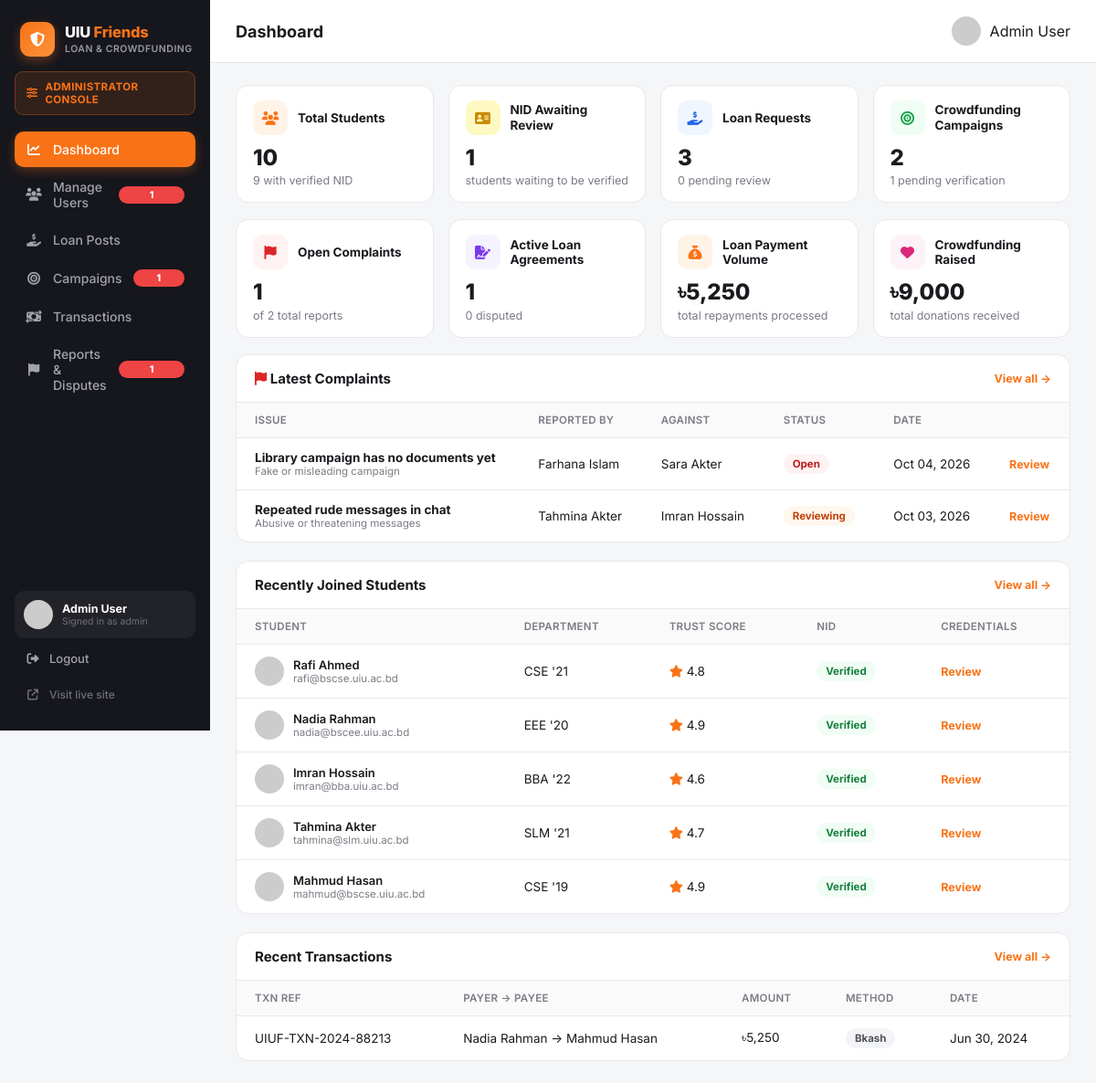
Screenshot of /admin/dashboard.php (signed in) with the database file from the repository.
### tables this page shows
CREATE TABLE users (
    id                      INT AUTO_INCREMENT PRIMARY KEY,
    full_name               VARCHAR(120)  NOT NULL,
    email                   VARCHAR(150)  NOT NULL UNIQUE,
    password_hash           VARCHAR(255)  NOT NULL,
    student_id              VARCHAR(30)   NOT NULL UNIQUE,
    department              VARCHAR(20)   NOT NULL,
    batch                   VARCHAR(10)   NOT NULL,
    phone                   VARCHAR(20)   DEFAULT NULL,
    avatar                  VARCHAR(255)  DEFAULT 'assets/img/default-avatar.svg',
    role                    ENUM('user','admin') NOT NULL DEFAULT 'user',
    trust_score             DECIMAL(3,2)  NOT NULL DEFAULT 4.00,
    uiu_id_verified         TINYINT(1)    NOT NULL DEFAULT 0,
    email_verified          TINYINT(1)    NOT NULL DEFAULT 0,
    phone_verified          TINYINT(1)    NOT NULL DEFAULT 0,
    payment_linked          TINYINT(1)    NOT NULL DEFAULT 0,
    agreement_accepted      TINYINT(1)    NOT NULL DEFAULT 0,
     
    nid_number              VARCHAR(20)   DEFAULT NULL UNIQUE,
    date_of_birth           DATE          DEFAULT NULL,
    address                 VARCHAR(255)  DEFAULT NULL,
    nid_front               VARCHAR(255)  DEFAULT NULL,
    nid_back                VARCHAR(255)  DEFAULT NULL,
    nid_status              ENUM('not_submitted','pending','verified','rejected') NOT NULL DEFAULT 'not_submitted',
    nid_reject_reason       VARCHAR(255)  DEFAULT NULL,
    nid_submitted_at        DATETIME      DEFAULT NULL,
    status                  ENUM('active','suspended') NOT NULL DEFAULT 'active',
    created_at              DATETIME      NOT NULL DEFAULT CURRENT_TIMESTAMP
);

CREATE TABLE reports (
    id                INT AUTO_INCREMENT PRIMARY KEY,
    reporter_id       INT NOT NULL,
    reported_user_id  INT DEFAULT NULL,
    category          VARCHAR(40)  NOT NULL DEFAULT 'other',
    reason            VARCHAR(255) NOT NULL,               
    details           TEXT DEFAULT NULL,                   
    related_type      ENUM('loan_post','campaign','agreement','chat','user','other') NOT NULL DEFAULT 'other',
    related_id        INT DEFAULT NULL,
    agreement_id      INT DEFAULT NULL,
    evidence_file     VARCHAR(255) DEFAULT NULL,
    status            ENUM('open','reviewing','resolved','dismissed') NOT NULL DEFAULT 'open',
    admin_note        TEXT DEFAULT NULL,                   
    created_at        DATETIME NOT NULL DEFAULT CURRENT_TIMESTAMP,
    updated_at        DATETIME DEFAULT NULL,
    FOREIGN KEY (reporter_id) REFERENCES users(id) ON DELETE CASCADE,
    FOREIGN KEY (reported_user_id) REFERENCES users(id) ON DELETE SET NULL
);

CREATE TABLE transactions (
    id                  INT AUTO_INCREMENT PRIMARY KEY,
    agreement_id        INT NOT NULL,
    installment_id      INT DEFAULT NULL,
    txn_ref             VARCHAR(40) NOT NULL UNIQUE,
    payer_id            INT NOT NULL,
    payee_id            INT NOT NULL,
    amount              DECIMAL(12,2) NOT NULL,
    gateway_fee         DECIMAL(12,2) NOT NULL DEFAULT 0,
    payment_method      ENUM('bkash','nagad','card','bank') NOT NULL,
    status              ENUM('success','pending','failed') NOT NULL DEFAULT 'success',
    created_at          DATETIME NOT NULL DEFAULT CURRENT_TIMESTAMP,
    FOREIGN KEY (agreement_id) REFERENCES agreements(id) ON DELETE CASCADE,
    FOREIGN KEY (installment_id) REFERENCES installments(id) ON DELETE SET NULL,
    FOREIGN KEY (payer_id) REFERENCES users(id) ON DELETE CASCADE,
    FOREIGN KEY (payee_id) REFERENCES users(id) ON DELETE CASCADE
);

### admin/dashboard.php (the view, shortened to what this page needs)
<?php
require_once __DIR__ . '/../includes/functions.php';
$admin = current_admin();
$active = 'dashboard.php';
$q = fn($sql) => $pdo->query($sql)->fetch()['c'];
$totalUsers      = $q("SELECT COUNT(*) c FROM users WHERE role='user'");
$nidVerified     = $q("SELECT COUNT(*) c FROM users WHERE role='user' AND nid_status='verified'");
$nidPending      = $q("SELECT COUNT(*) c FROM users WHERE role='user' AND nid_status='pending'");
$totalLoanPosts  = $q("SELECT COUNT(*) c FROM loan_posts");
$pendingLoanPosts= $q("SELECT COUNT(*) c FROM loan_posts WHERE admin_status='pending'");
$totalCampaigns  = $q("SELECT COUNT(*) c FROM campaigns");
$pendingCampaigns= $q("SELECT COUNT(*) c FROM campaigns WHERE admin_status='pending'");
$openReports     = $q("SELECT COUNT(*) c FROM reports WHERE status='open'");
$totalReports    = $q("SELECT COUNT(*) c FROM reports");
$activeAgreements= $q("SELECT COUNT(*) c FROM agreements WHERE status='active'");
$disputed        = $q("SELECT COUNT(*) c FROM agreements WHERE status='disputed'");
$totalVolume     = $pdo->query("SELECT COALESCE(SUM(amount),0) s FROM transactions")->fetch()['s'];
$totalDonations  = $pdo->query("SELECT COALESCE(SUM(amount),0) s FROM donations")->fetch()['s'];
$recentUsers = $pdo->query("SELECT * FROM users WHERE role='user' ORDER BY created_at DESC LIMIT 5")->fetchAll();
$recentTx = $pdo->query("SELECT t.*, u1.full_name payer, u2.full_name payee FROM transactions t
    JOIN users u1 ON u1.id=t.payer_id JOIN users u2 ON u2.id=t.payee_id ORDER BY t.created_at DESC LIMIT 6")->fetchAll();
$recentReports = $pdo->query("SELECT r.*, ru.full_name reporter, tu.full_name reported FROM reports r
    JOIN users ru ON ru.id=r.reporter_id LEFT JOIN users tu ON tu.id=r.reported_user_id
    ORDER BY (r.status='open') DESC, r.created_at DESC LIMIT 5")->fetchAll();
$cats = report_categories();
include __DIR__ . '/../includes/header.php';
?>
<div class="admin-shell">
  <?php include __DIR__ . '/includes/sidebar.php'; ?>
  <div class="admin-main">
    <div class="admin-topbar">
      <h1>Dashboard</h1>
      <div class="mini-user"><img src="<?= e($admin['avatar']) ?>"><span><?= e($admin['full_name']) ?></span></div>
    </div>
    <div class="admin-content">
      <div class="kpi-row">
        <a href="users.php" class="kpi-card">
          <div class="kpi-head"><div class="icon" style="background:#fff3e8;color:#f97316;"><i class="fa-solid fa-users"></i></div><div class="kpi-title">Total Students</div></div>
          <div class="num"><?= $totalUsers ?></div>
          <div class="lbl"><?= $nidVerified ?> with verified NID</div>
        </a>
        <a href="users.php?nid=pending" class="kpi-card">
          <div class="kpi-head"><div class="icon" style="background:#fef9c3;color:#ca8a04;"><i class="fa-solid fa-address-card"></i></div><div class="kpi-title">NID Awaiting Review</div></div>
          <div class="num"><?= $nidPending ?></div>
          <div class="lbl">students waiting to be verified</div>
        </a>
        <a href="loan_posts.php" class="kpi-card">
          <div class="kpi-head"><div class="icon" style="background:#eff6ff;color:#2563eb;"><i class="fa-solid fa-hand-holding-dollar"></i></div><div class="kpi-title">Loan Requests</div></div>
          <div class="num"><?= $totalLoanPosts ?></div>
          <div class="lbl"><?= $pendingLoanPosts ?> pending review</div>
        </a>
        <a href="campaigns.php" class="kpi-card">
          <div class="kpi-head"><div class="icon" style="background:#f0fdf4;color:#16a34a;"><i class="fa-solid fa-bullseye"></i></div><div class="kpi-title">Crowdfunding Campaigns</div></div>
          <div class="num"><?= $totalCampaigns ?></div>
          <div class="lbl"><?= $pendingCampaigns ?> pending verification</div>
        </a>
      </div>
      <div class="kpi-row">
        <a href="reports.php" class="kpi-card">
          <div class="kpi-head"><div class="icon" style="background:#fef2f2;color:#dc2626;"><i class="fa-solid fa-flag"></i></div><div class="kpi-title">Open Complaints</div></div>
          <div class="num"><?= $openReports ?></div>
          <div class="lbl">of <?= $totalReports ?> total reports</div>
        </a>
        <a href="reports.php" class="kpi-card">
          <div class="kpi-head"><div class="icon" style="background:#f5f3ff;color:#7c3aed;"><i class="fa-solid fa-file-signature"></i></div><div class="kpi-title">Active Loan Agreements</div></div>
          <div class="num"><?= $activeAgreements ?></div>
          <div class="lbl"><?= $disputed ?> disputed</div>
        </a>
        <a href="transactions.php" class="kpi-card">
          <div class="kpi-head"><div class="icon" style="background:#fff3e8;color:#f97316;"><i class="fa-solid fa-sack-dollar"></i></div><div class="kpi-title">Loan Payment Volume</div></div>
          <div class="num"><?= taka($totalVolume) ?></div>
          <div class="lbl">total repayments processed</div>
        </a>
        <a href="transactions.php" class="kpi-card">
          <div class="kpi-head"><div class="icon" style="background:#fdf2f8;color:#db2777;"><i class="fa-solid fa-heart"></i></div><div class="kpi-title">Crowdfunding Raised</div></div>
          <div class="num"><?= taka($totalDonations) ?></div>
          <div class="lbl">total donations received</div>
        </a>
      </div>
      <div class="admin-table-card" style="margin-bottom:20px;">
        <div class="head"><h3><i class="fa-solid fa-flag" style="color:#dc2626;"></i> Latest Complaints</h3><a href="reports.php" class="link-btn">View all →</a></div>
        <table class="admin-table">
          <tr><th>Issue</th><th>Reported by</th><th>Against</th><th>Status</th><th>Date</th><th></th></tr>
          <?php foreach ($recentReports as $r): ?>
          <tr>
            <td><strong><?= e($r['reason']) ?></strong><div style="font-size:11.5px;color:var(--text-muted);"><?= e($cats[$r['category']] ?? $r['category']) ?></div></td>
            <td><?= e($r['reporter']) ?></td>
            <td><?= $r['reported'] ? e($r['reported']) : '—' ?></td>
            <td><?= report_status_pill($r['status']) ?></td>
            <td><?= date('M d, Y', strtotime($r['created_at'])) ?></td>
            <td><a href="view_report.php?id=<?= $r['id'] ?>" class="link-btn">Review</a></td>
          </tr>
          <?php endforeach; ?>
        </table>
      </div>
      <div class="admin-table-card" style="margin-bottom:20px;">
        <div class="head"><h3>Recently Joined Students</h3><a href="users.php" class="link-btn">View all →</a></div>
        <table class="admin-table">
          <tr><th>Student</th><th>Department</th><th>Trust Score</th><th>NID</th><th>Credentials</th></tr>
          <?php foreach ($recentUsers as $ru): ?>
          <tr>
            <td><a href="view_user.php?id=<?= $ru['id'] ?>"><div class="mini-user"><img src="<?= e($ru['avatar']) ?>"><div><div class="n"><?= e($ru['full_name']) ?></div><div class="s"><?= e($ru['email']) ?></div></div></div></a></td>
            <td><?= e($ru['department']) ?> '<?= substr($ru['batch'],-2) ?></td>
            <td><i class="fa-solid fa-star" style="color:#f97316;"></i> <?= number_format($ru['trust_score'],1) ?></td>
            <td><?= nid_status_pill($ru['nid_status']) ?></td>
            <td><a href="view_user.php?id=<?= $ru['id'] ?>" class="link-btn">Review</a></td>
          </tr>
          <?php endforeach; ?>
        </table>
      </div>
      <div class="admin-table-card">
        <div class="head"><h3>Recent Transactions</h3><a href="transactions.php" class="link-btn">View all →</a></div>
        <table class="admin-table">
          <tr><th>Txn Ref</th><th>Payer → Payee</th><th>Amount</th><th>Method</th><th>Date</th></tr>
          <?php foreach ($recentTx as $t): ?>
          <tr>
            <td><?= e($t['txn_ref']) ?></td>
            <td><?= e($t['payer']) ?> → <?= e($t['payee']) ?></td>
            <td><?= taka($t['amount']) ?></td>
            <td><span class="pill pill-gray"><?= ucfirst($t['payment_method']) ?></span></td>
            <td><?= date('M d, Y', strtotime($t['created_at'])) ?></td>
          </tr>
          <?php endforeach; ?>
        </table>
      </div>
    </div>
  </div>
</div>
</body>
</html>

### admin/includes/sidebar.php (shortened to what this page needs)
<?php
global $pdo;
$navPendingPosts = (int)$pdo->query("SELECT COUNT(*) c FROM loan_posts WHERE admin_status='pending'")->fetch()['c'];
$navPendingCamps = (int)$pdo->query("SELECT COUNT(*) c FROM campaigns WHERE admin_status='pending'")->fetch()['c'];
$navUnverified   = (int)$pdo->query("SELECT COUNT(*) c FROM users WHERE role='user' AND nid_status='pending'")->fetch()['c'];
$navOpenReports  = (int)$pdo->query("SELECT COUNT(*) c FROM reports WHERE status='open'")->fetch()['c'];
$nav = [
    'dashboard.php'    => ['icon' => 'fa-chart-line',         'label' => 'Dashboard',          'badge' => 0],
    'users.php'        => ['icon' => 'fa-users',              'label' => 'Manage Users',       'badge' => $navUnverified],
    'loan_posts.php'   => ['icon' => 'fa-hand-holding-dollar','label' => 'Loan Posts',         'badge' => $navPendingPosts],
    'campaigns.php'    => ['icon' => 'fa-bullseye',           'label' => 'Campaigns',          'badge' => $navPendingCamps],
    'transactions.php' => ['icon' => 'fa-money-bill-transfer','label' => 'Transactions',       'badge' => 0],
    'reports.php'      => ['icon' => 'fa-flag',               'label' => 'Reports & Disputes', 'badge' => $navOpenReports],
];
?>
<aside class="admin-sidebar">
  <a href="dashboard.php" class="admin-brand">
    <div class="admin-brand-mark"><i class="fa-solid fa-shield-halved"></i></div>
    <div class="admin-brand-text">
      <div class="admin-brand-name">UIU <span>Friends</span></div>
      <div class="admin-brand-sub">Loan &amp; Crowdfunding</div>
    </div>
  </a>
  <div class="admin-console-badge">
    <i class="fa-solid fa-sliders"></i>
    <span>Administrator Console</span>
  </div>
  <nav class="admin-nav">
    <?php foreach ($nav as $file => $item): ?>
      <a href="<?= $file ?>" class="<?= $active === $file ? 'active' : '' ?>">
        <i class="fa-solid <?= $item['icon'] ?>"></i>
        <span><?= $item['label'] ?></span>
        <?php if ($item['badge'] > 0): ?>
          <span class="admin-nav-badge"><?= $item['badge'] ?></span>
        <?php endif; ?>
      </a>
    <?php endforeach; ?>
  </nav>
  <div class="admin-userbox">
    <img src="<?= e($admin['avatar'] ?? '../assets/img/default-avatar.svg') ?>" alt="">
    <div class="admin-userbox-text">
      <div class="n"><?= e($admin['full_name'] ?? 'Administrator') ?></div>
      <div class="s">Signed in as admin</div>
    </div>
  </div>
  <a href="logout.php" class="admin-logout"><i class="fa-solid fa-right-from-bracket"></i> Logout</a>
  <a href="../home.php" target="_blank" class="admin-visit"><i class="fa-solid fa-arrow-up-right-from-square"></i> Visit live site</a>
</aside>

### includes/functions.php (shortened to what this page needs)
<?php
require_once __DIR__ . '/../config/db.php';
function current_admin(): ?array {
    global $pdo;
    $stmt = $pdo->prepare("SELECT * FROM users WHERE id = ? AND role = 'admin'");
    $stmt->execute([$_SESSION['admin_id']]);
    return $stmt->fetch() ?: null;
}
function e(?string $str): string {
    return htmlspecialchars($str ?? '', ENT_QUOTES, 'UTF-8');
}
function taka(float $amount): string {
    return '৳' . number_format($amount, $amount == floor($amount) ? 0 : 2);
}
function nid_status_label(string $status): string {
    return [
        'not_submitted' => 'Not submitted',
        'pending'       => 'Under review',
        'verified'      => 'Verified',
        'rejected'      => 'Rejected',
    ][$status] ?? $status;
}
function nid_status_pill(string $status): string {
    $cls = ['verified' => 'pill-green', 'pending' => 'pill-orange', 'rejected' => 'pill-red', 'not_submitted' => 'pill-gray'][$status] ?? 'pill-gray';
    return '<span class="pill ' . $cls . '">' . e(nid_status_label($status)) . '</span>';
}
function report_categories(): array {
    return [
        'fraud'          => 'Fraud / Scam',
        'not_repaying'   => 'Borrower not repaying / ran away with money',
        'unfair_lender'  => 'Lender demanding extra money / unfair terms',
        'fake_campaign'  => 'Fake or misleading campaign',
        'fake_profile'   => 'Fake profile / wrong NID or student ID',
        'abusive_chat'   => 'Abusive or threatening messages',
        'payment_issue'  => 'Payment problem',
        'other'          => 'Other issue',
    ];
}
function report_status_pill(string $status): string {
    $cls = ['open' => 'pill-red', 'reviewing' => 'pill-orange', 'resolved' => 'pill-green', 'dismissed' => 'pill-gray'][$status] ?? 'pill-gray';
    return '<span class="pill ' . $cls . '">' . ucfirst($status) . '</span>';
}

### rows the page displays
users: full_name "Admin User"
reports: reason "Library campaign has no documents yet", category "Fake or misleading campaign", reporter.full_name "Farhana Islam", reported_user.full_name "Sara Akter", status "Open", created_at "Oct 04, 2026"
reports: reason "Repeated rude messages in chat", category "Abusive or threatening messages", reporter.full_name "Tahmina Akter", reported_user.full_name "Imran Hossain", status "Reviewing", created_at "Oct 03, 2026"
users: full_name "Rafi Ahmed", email "rafi@bscse.uiu.ac.bd", department "CSE", batch "21", trust_score "4.8", nid_status "Verified"
users: full_name "Nadia Rahman", email "nadia@bscee.uiu.ac.bd", department "EEE", batch "20", trust_score "4.9", nid_status "Verified"
users: full_name "Imran Hossain", email "imran@bba.uiu.ac.bd", department "BBA", batch "22", trust_score "4.6", nid_status "Verified"
users: full_name "Tahmina Akter", email "tahmina@slm.uiu.ac.bd", department "SLM", batch "21", trust_score "4.7", nid_status "Verified"
users: full_name "Mahmud Hasan", email "mahmud@bscse.uiu.ac.bd", department "CSE", batch "19", trust_score "4.9", nid_status "Verified"
transactions: txn_ref "UIUF-TXN-2024-88213", payer.full_name "Nadia Rahman", payee.full_name "Mahmud Hasan", amount "৳5,250", payment_method "Bkash", created_at "Jun 30, 2024"

### other values shown
$item['label'] "Dashboard"
$item['label'] "Manage Users"
$item['badge'] "1"
$item['label'] "Loan Posts"
$item['label'] "Campaigns"
$item['label'] "Transactions"
$item['label'] "Reports & Disputes"
$totalUsers "10"
$nidVerified "9"
$nidPending "1"
$totalLoanPosts "3"
$pendingLoanPosts "0"
$totalCampaigns "2"
$pendingCampaigns "1"
$openReports "1"
